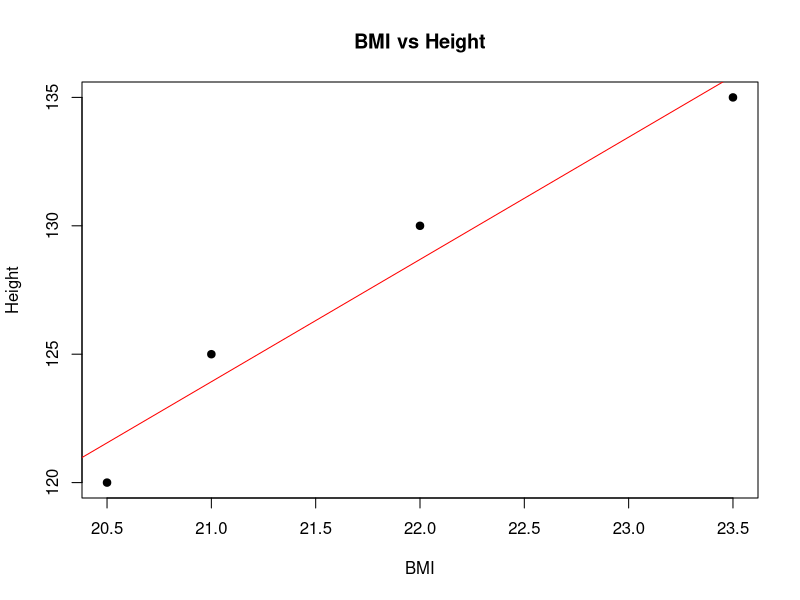
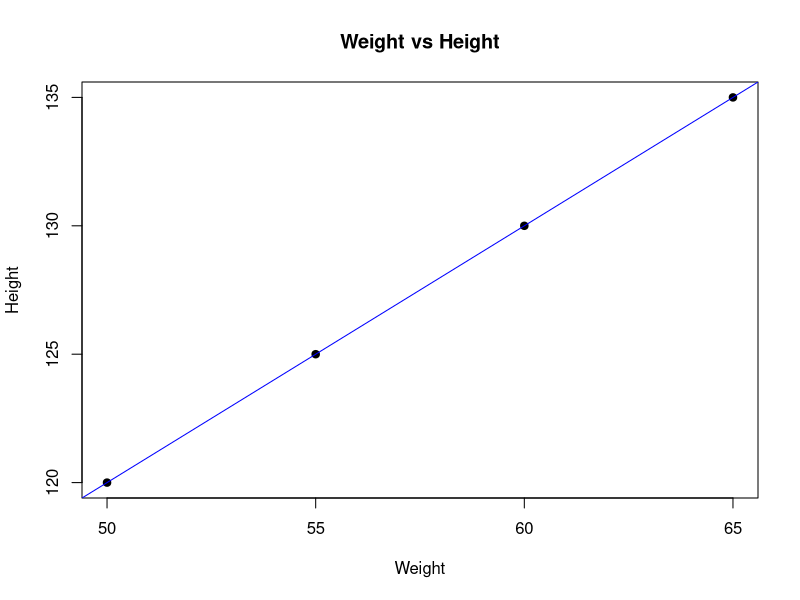
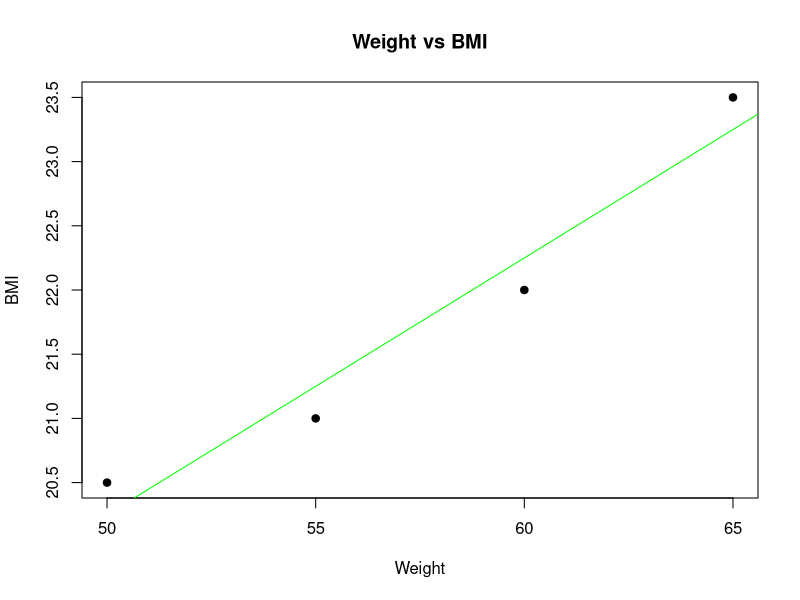

Write R code to recreate these figures, in order.
# Data
bmi <- c(20.5, 21, 22, 23.5)
height <- c(120, 125, 130, 135)
weight <- c(50, 55, 60, 65)  # Sample weight data to use in the models

# 1. Linear Regression: BMI and Height
model_bmi_height <- lm(height ~ bmi)
summary(model_bmi_height)
plot(bmi, height, main = "BMI vs Height", xlab = "BMI", ylab = "Height", pch = 19)
abline(model_bmi_height, col = "red")

# 2. Linear Regression: Height and Weight
model_height_weight <- lm(height ~ weight)
summary(model_height_weight)
plot(weight, height, main = "Weight vs Height", xlab = "Weight", ylab = "Height", pch = 19)
abline(model_height_weight, col = "blue")

# 3. Linear Regression: Weight and BMI
model_weight_bmi <- lm(bmi ~ weight)
summary(model_weight_bmi)
plot(weight, bmi, main = "Weight vs BMI", xlab = "Weight", ylab = "BMI", pch = 19)
abline(model_weight_bmi, col = "green")
